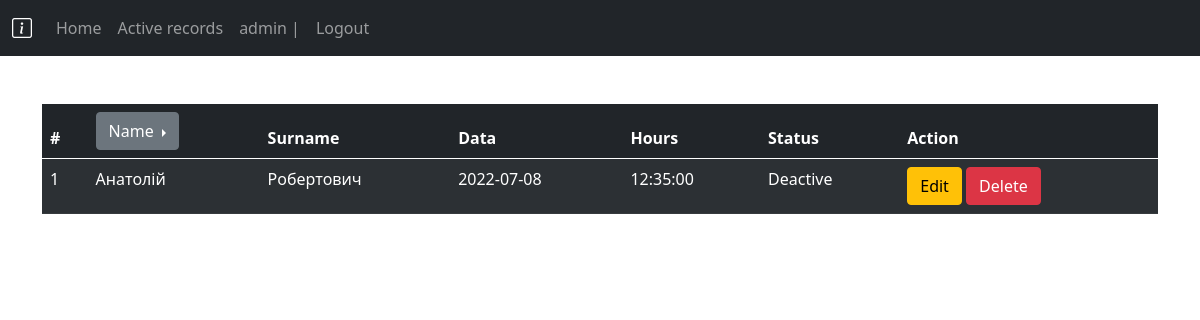
/active_record/ (signed in), run on the app's committed database.
### application/models.py (models this page shows, shortened)
class Appointment(models.Model):
    worker = models.ForeignKey('Worker', on_delete=models.CASCADE,
                               related_name='appointment', null=True)
    customer = models.ForeignKey('Customer', on_delete=models.CASCADE,
                                 related_name='appointment', null=True)
    date = models.CharField(max_length=100)
    time = models.CharField(max_length=100)
    status = models.BooleanField(default=False)
    def get_edit_url(self):
        return reverse("active_record_edit", kwargs={"appointment_id": self.pk})
    def get_delete_url(self):
        return reverse("active_record_delete", kwargs={"appointment_id": self.pk})
    class Meta:
        db_table = "appointment"
        verbose_name = "Appointment"
        verbose_name_plural = "Appointments"
        ordering = ['id']

class Worker(models.Model):
    name = models.CharField(max_length=100)
    surname = models.CharField(max_length=100)
    phone = models.CharField(max_length=100)
    email = models.CharField(max_length=100)
    date = models.ManyToManyField('Schedule', blank=True)
    price = models.CharField(max_length=100)
    address = models.ForeignKey(
        'Location', on_delete=models.CASCADE, related_name='address', null=True)
    description = models.CharField(max_length=100)
    image = models.ImageField(
        upload_to='images/%Y/%m/%d', blank=True, null=True)
    rating = models.CharField(max_length=100)
    reviews = models.CharField(max_length=100)
    category = models.ForeignKey('Category', on_delete=models.CASCADE,
                                 related_name='category', null=True)
    def get_absolute_url(self):
        return reverse('active_record_view', kwargs={'worker_id': self.pk})
    class Meta:
        db_table = "Worker"
        verbose_name = "Wpecialist"
        verbose_name_plural = "Worker"
        ordering = ['id']

### application/views.py (the view)
# urls.py: path('active_record/', views.ActiveRecordView.as_view(), name='active_record'),
class ActiveRecordView(ListView):
    model = Appointment
    template_name = 'application/active_record.html'
    context_object_name = 'appointments'
    paginate_by = 10
    ordering = ['id']
    def get_context_data(self, **kwargs):
        context = super().get_context_data(**kwargs)
        context['title'] = 'Active record'
        context['workers'] = Worker.objects.all()
        return context

### application/templates/application/active_record.html (shortened to what this page needs)
{% extends 'base.html' %}
{% block active_record %}
    {% if request.user.is_superuser %}
        {% if appointments %}
        <table class="table table-striped table-dark" style="margin-top: 3em;">
            <thead>
            <tr>
                <th scope="col">#</th>
                <th scope="col"> <div class="btn-group dropend">
                    <button type="button" class="btn btn-secondary dropdown-toggle" data-bs-toggle="dropdown" aria-expanded="false">
                        Name
                    </button>
                </div>
                </th>
                <th scope="col">Surname</th>
                <th scope="col">Data</th>
                <th scope="col">Hours</th>
                <th scope="col">Status</th>
                <th scope="col">Action</th>
            </tr>
            </thead>
            <tbody>
            {% for appointment in appointments %}
                <tr>
                    <td>{{ appointment.id}}</td>
                    <td>{{ appointment.worker.name }}</td>
                    <td>{{ appointment.worker.surname }}</td>
                    <td>{{ appointment.date }}</td>
                    <td>{{ appointment.time }}</td>
                    {% if appointment.status %}
                        <td>Active</td>
                    {% else %}
                        <td>Deactive</td>
                    {% endif %}
                    <td>
                        <form action="{{ appointment.get_delete_url }}" method="post">
                            <a href="{{ appointment.get_edit_url }}" class="btn btn-warning">Edit</a>
                            <button type="submit" class="btn btn-danger">Delete</button>
                        </form>
                    </td>
                </tr>
            {% endfor %}
            </tbody>
        </table>
        {% else %}
            <p>No appointments</p>
        {% endif %}
    {% else %}
        <p>Only admin view</p>
    {% endif %}
{% endblock %}

### templates/include/_nav.html (shortened to what this page needs)
<nav class="navbar navbar-dark bg-dark navbar-expand-lg">
    <div class="container-fluid">
      <a class="navbar-brand" href={% url 'home' %}><i class="bi bi-info-square"></i></a>
      <div class="collapse navbar-collapse" id="navbarSupportedContent">
        <ul class="navbar-nav me-auto mb-2 mb-lg-0">
          <li class="nav-item">
            <a class="nav-link" aria-current="page" href={% url 'home' %}>Home</a>
          </li>
          <li class="nav-item">
            <a class="nav-link" href={% url 'active_record' %} aria-current="page">Active records</a>
          </li>
          {% if request.user.is_authenticated %}
            <li class="nav-item">
                <a class="nav-link" aria-current="page">{{ user.username }} | </a>
            </li>
            <li class="nav-item">
                <a class="nav-link" href={% url 'logout' %}>Logout</a>
            </li>
        {% endif %}
        </ul>
      </div>
    </div>
  </nav>

### data on the page
Appointment: id "1", worker.name "Анатолій", worker.surname "Робертович", date "2022-07-08", time "12:35:00", status "Deactive"

### other printed values
{{ user.username }} "admin"
